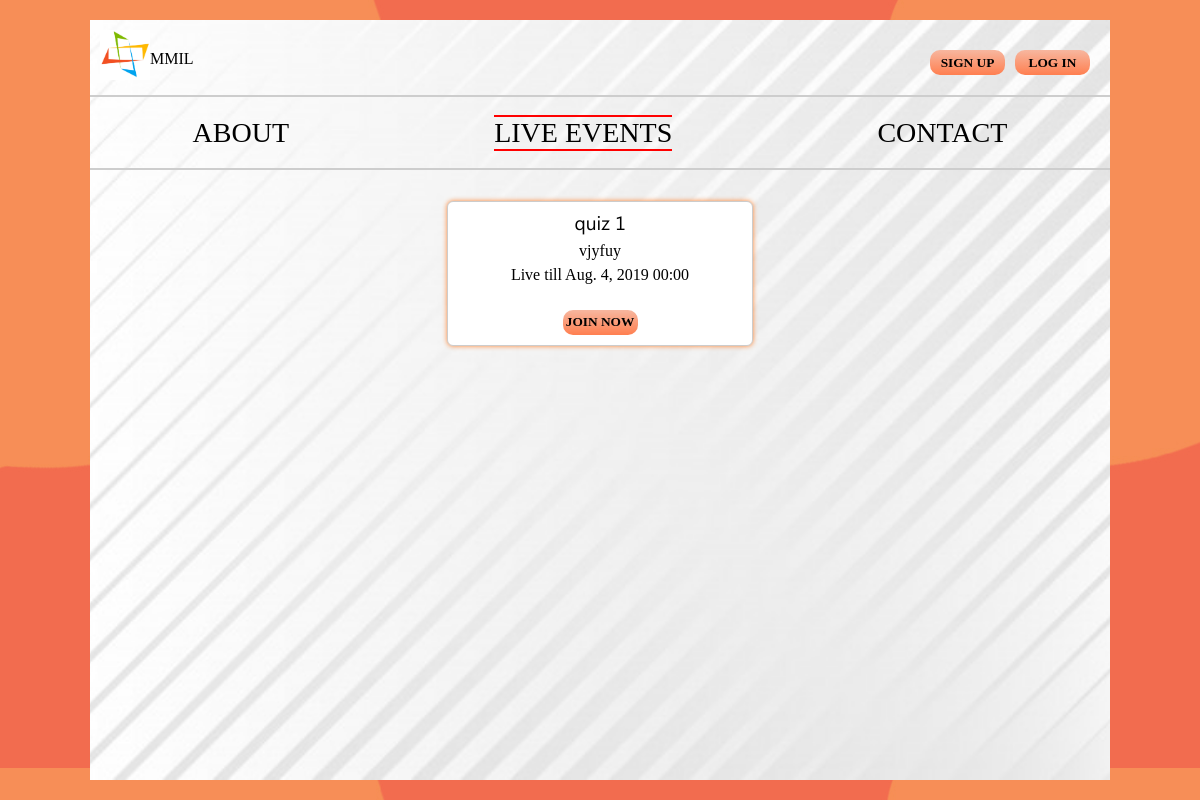
Screenshot of /events/ with the database file from the repository.
### events/models.py (models this page shows, shortened)
class Event(models.Model):
	event_name = models.CharField(max_length=100, unique=True)
	event_description = models.TextField(blank=False)
	event_url = models.URLField(max_length=100,blank=True)
	event_start_date = models.DateField(default=timezone.now, blank=True)
	event_start_time = models.TimeField(default=datetime.time(00,00), blank=True)
	event_end_date = models.DateField(default=timezone.now, blank=True)
	event_end_time = models.TimeField(default=datetime.time(00,00), blank=True)

### quiz_portal/views.py (the view)
# urls.py: path('events/', events),
def events(request):
	E=Event.objects.all()
	try:
		org_user=OrganiserProfile.objects.get(organiser_name=request.user.username)
		if request.user.is_authenticated and org_user.organiser:
			org=True
	except:
		org=False
	now_time = datetime.datetime.now().strftime('%H:%M')
	now_date = datetime.datetime.now().date()
	context = {
		'eve':E,
		'organiser':org,
		'now':now_time,
		'now_d':now_date
	}
	return render(request,'events.html',context)

### templates/events.html (shortened to what this page needs)
{% load static %}
<!DOCTYPE html>
<html>
<head>
	<link rel="stylesheet" type="text/css" href="{% static 'css\dashboard.css' %}">
	<link rel="stylesheet" type="text/css" href="{% static 'css\events.css' %}">
	<link rel="stylesheet" href="https://use.fontawesome.com/releases/v5.5.0/css/all.css">
</head>
<body>
<div class="box">
	<div class="top">
		<img src="/static/img/mmil_logo.jpg" width="50px"><a href="/">MMIL</a>
		{% if request.user.is_authenticated %}
		<button onclick="logout()"class="button">Log Out</button>
		{% else %}
		<button onclick="login()">Log In</button>
		<button onclick="signup()">Sign Up</button>
		{% endif %}
	</div>
	<div class="center">
		{% if organiser %}
		<div class="info-1">
			<a href='/organiser' class="event">Dashboard</a>
		</div>
		{% else %}
		<div class="info-1">
			<a href='/' class="event">About</a>
		</div>
		{% endif %}
		<div class="info-1 active">
			<a href="/events" class="about">Live Events</a>
		</div>
		<div class="info-1">
			<a href='/contact' class="contact">contact</a>
		</div>
	</div>
	<div class="list">
	{% for i in eve %}
	<div class="events">
		<div class="header">{{ i.event_name }}</div>
		<p>{{ i.event_description }}</p>
		{% if i.event_start_date == now_d and now >= i.event_start_time|time:"H:i" and i.event_end_date == now_d and now <= i.event_end_time|time:"H:i" %}
			<p>Live till {{ i.event_end_date }} {{ i.event_end_time|time:"H:i" }}</p>
		<form method="POST" action="/quiz/">
			{% csrf_token %}
			<div>
				<input type="hidden" name="event_name" value="{{ i.event_name }}">
				{% if organiser %}
				<p><b>Log in as a Participant to Join</b></p>
				{% else %}
				<input type="submit" name="nothing" value="Join Now">
				{% endif %}
			</div>
		</form>
		{% elif i.event_start_date == now_d and now_d < i.event_end_date and now >= i.event_start_time|time:"H:i" %}
			<p>Live till {{ i.event_end_date }} {{ i.event_end_time|time:"H:i" }}</p>
		<form method="POST" action="/quiz/">
			<div>
				{% if organiser %}
				<p><b>Log in as a Participant to Join</b></p>
				{% else %}
				<input type="submit" name="nothing" value="Join Now">
				{% endif %}
			</div>
		</form>
		{% elif i.event_start_date > now_d %}
			<p>Will be Live Soon</p>
		{% elif i.event_end_time|time:"H:i" > now and i.event_start_date == now_d %}
			<p>Will be Live Soon</p>
		{% else %}
			<p>Event Expired</p>
		{% endif %}
	</div>
	{% endfor %}
</div>
</div>
</body>
</html>

### static/css/dashboard.css (style rules this page uses)
* { margin:0 ; padding: 0; box-sizing: border-box; }
html { height: 100%; }
body { background-image: url('/static/img/orange.jpg'); }
.box { background-image: url('/static/img/white_background_.jpg'); background-size: cover; background-repeat: no-repeat; background-position: center; position: absolute; left:50%; top: 50%; color: black; transform: translate(-50%,-50%); width:85%; height:95%; }
.top { margin:10px; }
.top button { font-family: arca; font-weight: 600; cursor: pointer; float: right; margin-top:20px; margin-bottom:20px; margin-right:10px; width:75px; border-radius: 10px; border:none; height: 25px; outline: none; background-image: linear-gradient(to top,rgba(255,127,80,1),rgba(255,127,80,.5)); text-transform: uppercase; transition: 1s; }
.center { width: 100%; display: flex; justify-content: space-around; align-items: center; border-top:2px solid #cdcdcd; border-bottom: 2px solid #cdcdcd; height: 75px; }
.info-1 a { text-decoration: none; color:black; font-size: 28px; font-family: arca; text-transform:uppercase; }
.box .top a { position: absolute; top:30px; text-decoration: none; color:black; font-family: arca; }
.info-1.active { border-top:2px solid red; border-bottom:2px solid red; color:red; }

### static/css/events.css (style rules this page uses)
.box { overflow-y: scroll; }
.events { position: relative; display: block; background-color: white; margin: 3% auto 0 auto; width: 30%; padding: 1%; color: black; border-radius: 6px; border:1px solid #cccccc; box-shadow: 0 0 5px #ff8533; text-align: center; transition:1s; }
.list { width: 100%; display: block; margin: 25px auto; }
.header { color:black; margin-bottom: 2%; font-family: mntl; font-weight: 500; font-size: 120%; }
p { margin-bottom: 2%; }
.box .top a { position: absolute; top:30px; text-decoration: none; color:black; font-family: arca; }
input[type="submit"] { font-family: arca; font-weight: 600; cursor: pointer; margin-top:20px; width:75px; border-radius: 10px; border:none; height: 25px; outline: none; background-image: linear-gradient(to top,rgba(255,127,80,1),rgba(255,127,80,.5)); text-transform: uppercase; }

### rows the page displays
Event: event_name "quiz 1", event_description "vjyfuy", event_end_date "Aug. 4, 2019", event_end_time "00:00"
